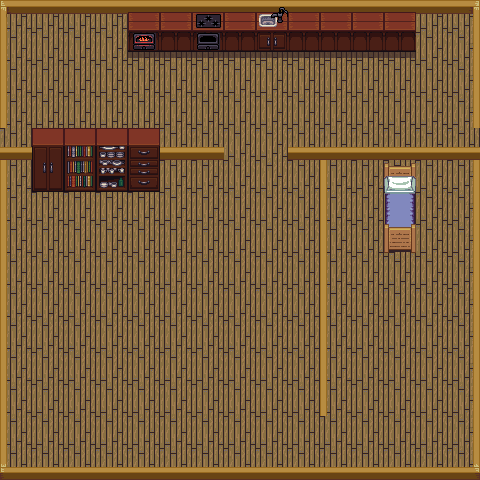

This is a level from a 2D game, rendered from its Tiled map with the project's own tilesets. A one-line summary and the map file follow, with tile-layer data summarised:
An orthogonal 15x15 tile map with 32x32 px tiles, 4 tile layers (ground, onGround, top, onTop), 3 tilesets and 7 objects.

<map version="1.0" orientation="orthogonal" renderorder="right-down" width="15" height="15" tilewidth="32" tileheight="32" nextobjectid="14">
 <tileset firstgid="1" name="house1" tilewidth="32" tileheight="32" spacing="1" margin="1" tilecount="25" columns="5">
  <image source="../tilesets/house1.png" width="192" height="192" />
 </tileset>
 <tileset firstgid="26" name="terrain" tilewidth="32" tileheight="32" spacing="1" margin="1" tilecount="961" columns="31">
  <image source="../tilesets/terrain.png" width="1024" height="1024" />
 </tileset>
 <tileset firstgid="987" name="interior" tilewidth="32" tileheight="32" tilecount="256" columns="16">
  <image source="../tilesets/interior.png" width="512" height="512" />
 </tileset>
 <layer name="ground" width="15" height="15">
  <data>[225 cells, 225 non-empty, 1 distinct tile ids]</data>
 </layer>
 <layer name="onGround" width="15" height="15">
  <data>[225 cells, 78 non-empty, 11 distinct tile ids]</data>
 </layer>
 <layer name="top" width="15" height="15">
  <data>[225 cells, 12 non-empty, 8 distinct tile ids]</data>
 </layer>
 <layer name="onTop" width="15" height="15">
  <data>[225 cells, 14 non-empty, 8 distinct tile ids]</data>
 </layer>
 <objectgroup name="block">
  <object id="1" x="0" y="8" width="8" height="472" />
  <object id="4" x="0" y="464" width="480" height="16" />
  <object id="6" x="472" y="0" width="8" height="480" />
  <object id="7" x="320" y="160" width="8" height="256" />
  <object id="9" x="288" y="144" width="192" height="16" />
  <object id="12" x="0" y="144" width="224" height="16" />
  <object id="13" x="0" y="0" width="480" height="16" />
 </objectgroup>
</map>
